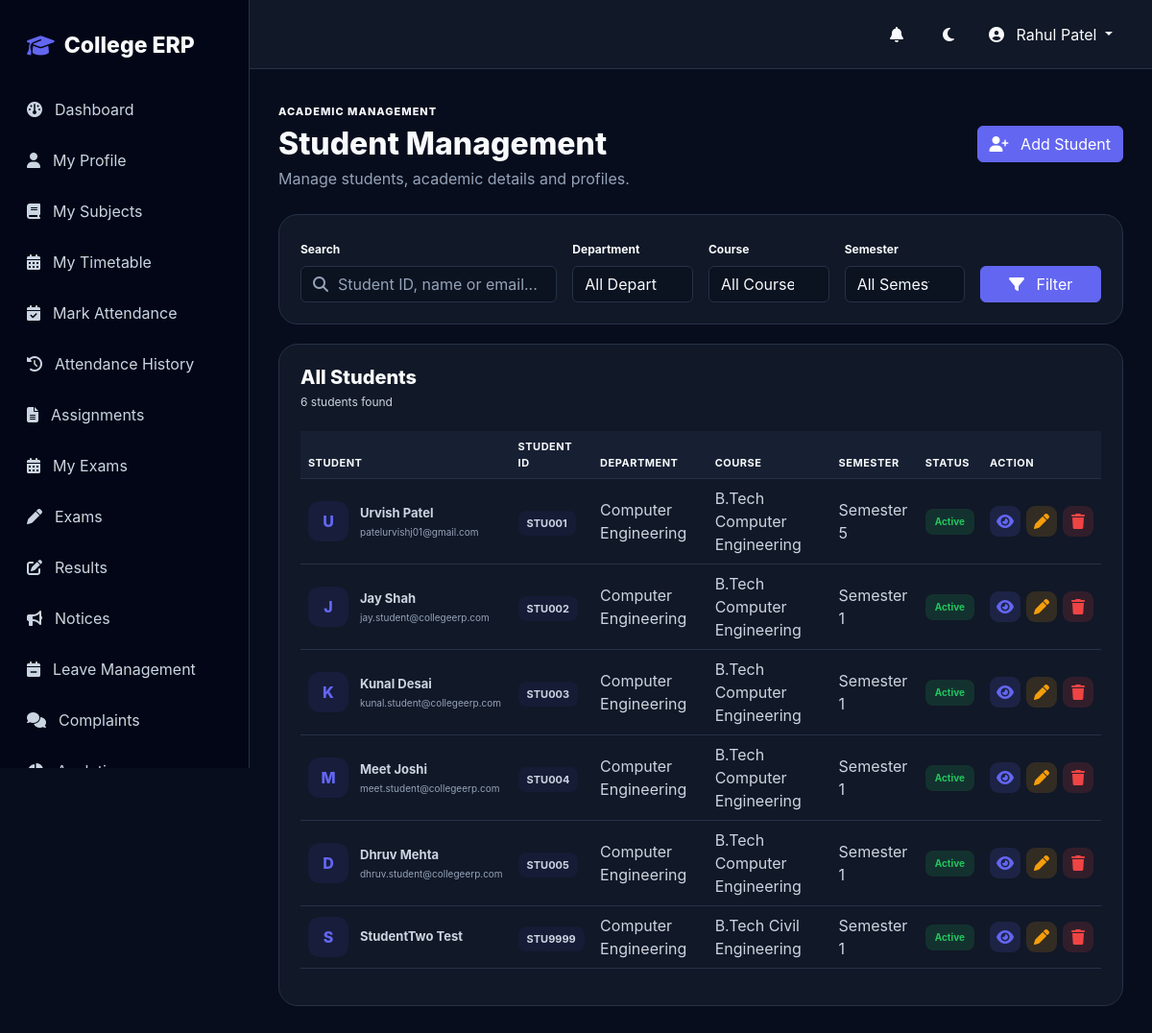
The app's page /students/ (signed in) with its own data.
### students/models.py (models this page shows, shortened)
class Student(models.Model):
    GENDER_CHOICES = [
        ("MALE", "Male"),
        ("FEMALE", "Female"),
        ("OTHER", "Other"),
    ]
    user = models.OneToOneField(
        User,
        on_delete=models.CASCADE,
        related_name="student_profile",
        blank=True,
        null=True,
    )
    student_id = models.CharField(
        max_length=30,
        unique=True
    )
    profile_photo = models.ImageField(
        upload_to="students/",
        blank=True,
        null=True
    )
    first_name = models.CharField(max_length=100)
    last_name = models.CharField(max_length=100)
    email = models.EmailField()
    phone = models.CharField(
        max_length=15,
        blank=True
    )
    date_of_birth = models.DateField(
        blank=True,
        null=True
    )
    gender = models.CharField(
        max_length=10,
        choices=GENDER_CHOICES,
        blank=True
    )
    address = models.TextField(
        blank=True
    )
    guardian_name = models.CharField(
        max_length=150,
        blank=True
    )
    guardian_phone = models.CharField(
        max_length=15,
        blank=True
    )
    department = models.ForeignKey(
        Department,
        on_delete=models.PROTECT,
        related_name="students"
    )
    course = models.ForeignKey(
        Course,
        on_delete=models.PROTECT,
        related_name="students"
    )
    semester = models.ForeignKey(
        Semester,
        on_delete=models.PROTECT,
        related_name="students"
    )
    academic_year = models.ForeignKey(
        AcademicYear,
        on_delete=models.PROTECT,
        related_name="students"
    )
    admission_date = models.DateField(
        auto_now_add=True
    )
    is_active = models.BooleanField(
        default=True
    )
    created_at = models.DateTimeField(
        auto_now_add=True
    )
    updated_at = models.DateTimeField(
        auto_now=True
    )
    class Meta:
        ordering = ["student_id"]
    @property
    def full_name(self):
        return f"{self.first_name} {self.last_name}".strip()

### academics/models.py (models this page shows, shortened)
class Department(models.Model):
    name = models.CharField(max_length=150)
    code = models.CharField(max_length=20, unique=True)
    description = models.TextField(blank=True)
    hod_name = models.CharField(max_length=150, blank=True)
    is_active = models.BooleanField(default=True)
    class Meta:
        ordering = ["name"]

class Course(models.Model):
    department = models.ForeignKey(
        Department,
        on_delete=models.CASCADE,
        related_name="courses"
    )
    name = models.CharField(max_length=150)
    code = models.CharField(max_length=30, unique=True)
    duration_years = models.PositiveIntegerField(default=4)
    description = models.TextField(blank=True)
    is_active = models.BooleanField(default=True)
    class Meta:
        ordering = ["name"]

class Semester(models.Model):
    name = models.CharField(max_length=50)
    number = models.PositiveIntegerField()
    is_active = models.BooleanField(default=False)
    class Meta:
        ordering = ["number"]

### students/views.py (the view, shortened to what this page needs)
@login_required
def student_list(request):
    role = get_user_role(request.user)
    if role not in ["ADMIN", "FACULTY"]:
        messages.error(
            request,
            "You are not authorized to view students."
        )
        return redirect("dashboard")
    students = Student.objects.select_related(
        "department",
        "course",
        "semester",
        "academic_year",
    ).all()
    search = request.GET.get(
        "search",
        ""
    ).strip()
    department = request.GET.get(
        "department",
        ""
    )
    course = request.GET.get(
        "course",
        ""
    )
    semester = request.GET.get(
        "semester",
        ""
    )
    if department:
        students = students.filter(
            department_id=department
        )
    if course:
        students = students.filter(
            course_id=course
        )
    if semester:
        students = students.filter(
            semester_id=semester
        )
    paginator = Paginator(
        students,
        10
    )
    page_number = request.GET.get(
        "page"
    )
    page_obj = paginator.get_page(
        page_number
    )
    context = {
        "students": page_obj,
        "student_only": False,
        "departments": Department.objects.filter(
            is_active=True
        ),
        "courses": Course.objects.filter(
            is_active=True
        ),
        "semesters": Semester.objects.all(),
        "search": search,
        "selected_department": department,
        "selected_course": course,
        "selected_semester": semester,
    }
    return render(
        request,
        "students/student_list.html",
        context
    )

### templates/students/student_list.html (shortened to what this page needs)
{% extends "base.html" %}
{% block content %}
<div class="page-header" data-aos="fade-down">
    <div>
        <span class="eyebrow">
            Academic Management
        </span>
        <h2>
            Student Management
        </h2>
        <p>
            Manage students, academic details and profiles.
        </p>
    </div>
    <a
        href="{% url 'student_create' %}"
        class="btn btn-primary"
    >
        <i class="fa-solid fa-user-plus me-2"></i>
        Add Student
    </a>
</div>
<div
    class="filter-card"
    data-aos="fade-up"
>
    <form
        method="GET"
        class="row g-3"
    >
        <div class="col-lg-4">
            <label class="form-label">
                Search
            </label>
            <div class="search-box">
                <i class="fa-solid fa-magnifying-glass"></i>
                <input
                    type="text"
                    name="search"
                    value="{{ search }}"
                    class="form-control"
                    placeholder="Student ID, name or email..."
                >
            </div>
        </div>
        <div class="col-lg-2">
            <label class="form-label">
                Department
            </label>
            <select
                name="department"
                class="form-select"
            >
                <option value="">
                    All Departments
                </option>
            </select>
        </div>
        <div class="col-lg-2">
            <label class="form-label">
                Course
            </label>
            <select
                name="course"
                class="form-select"
            >
                <option value="">
                    All Courses
                </option>
            </select>
        </div>
        <div class="col-lg-2">
            <label class="form-label">
                Semester
            </label>
            <select
                name="semester"
                class="form-select"
            >
                <option value="">
                    All Semesters
                </option>
            </select>
        </div>
        <div class="col-lg-2 d-flex align-items-end">
            <button
                type="submit"
                class="btn btn-primary w-100"
            >
                <i class="fa-solid fa-filter me-2"></i>
                Filter
            </button>
        </div>
    </form>
</div>
<div
    class="student-card"
    data-aos="fade-up"
>
    <div class="card-header-custom">
        <div>
            <h5>
                All Students
            </h5>
            <span>
                {{ students|length }} students found
            </span>
        </div>
    </div>
    <div class="table-responsive">
        <table class="table student-table align-middle">
            <thead>
                <tr>
                    <th>
                        Student
                    </th>
                    <th>
                        Student ID
                    </th>
                    <th>
                        Department
                    </th>
                    <th>
                        Course
                    </th>
                    <th>
                        Semester
                    </th>
                    <th>
                        Status
                    </th>
                    <th>
                        Action
                    </th>
                </tr>
            </thead>
            <tbody>
                {% for student in students %}
                <tr>
                    <td>
                        <div class="student-info">
                            {% if student.profile_photo %}
                                <img
                                    src="{{ student.profile_photo.url }}"
                                    class="student-avatar"
                                >
                            {% else %}
                                <div class="student-avatar initials">
                                    {{ student.first_name|first|upper }}
                                </div>
                            {% endif %}
                            <div>
                                <strong>
                                    {{ student.full_name }}
                                </strong>
                                <small>
                                    {{ student.email }}
                                </small>
                            </div>
                        </div>
                    </td>
                    <td>
                        <span class="student-id">
                            {{ student.student_id }}
                        </span>
                    </td>
                    <td>
                        {{ student.department.name }}
                    </td>
                    <td>
                        {{ student.course.name }}
                    </td>
                    <td>
                        {{ student.semester.name }}
                    </td>
                    <td>
                        {% if student.is_active %}
                            <span class="status active">
                                Active
                            </span>
                        {% else %}
                            <span class="status inactive">
                                Inactive
                            </span>
                        {% endif %}
                    </td>
                    <td>
                        <div class="action-buttons">
                            <a
                                href="{% url 'student_detail' student.pk %}"
                                class="action-btn view"
                                title="View"
                            >
                                <i class="fa-solid fa-eye"></i>
                            </a>
                            <a
                                href="{% url 'student_update' student.pk %}"
                                class="action-btn edit"
                                title="Edit"
                            >
                                <i class="fa-solid fa-pen"></i>
                            </a>
                            <a
                                href="{% url 'student_delete' student.pk %}"
                                class="action-btn delete"
                                title="Delete"
                            >
                                <i class="fa-solid fa-trash"></i>
                            </a>
                        </div>
                    </td>
                </tr>
                {% endfor %}
            </tbody>
        </table>
    </div>
</div>
{% endblock %}

### templates/base.html (shortened to what this page needs)
{% load static %}
<!DOCTYPE html>
<html lang="en">
<head>
    <link
        href="https://cdn.jsdelivr.net/npm/bootstrap@5.3.3/dist/css/bootstrap.min.css"
        rel="stylesheet"
    >
    <link
        href="https://cdnjs.cloudflare.com/ajax/libs/font-awesome/6.7.2/css/all.min.css"
        rel="stylesheet"
    >
    <link
        href="https://unpkg.com/aos@2.3.4/dist/aos.css"
        rel="stylesheet"
    >
</head>
<body>
    {% if user.is_authenticated %}
        {% include "components/sidebar.html" %}
        <main class="main">
            <nav class="navbar-custom">
                <div class="d-flex align-items-center gap-2">
                    <a
                        href="{% url 'notification_list' %}"
                        class="theme-btn position-relative me-1"
                        title="Notifications"
                        style="text-decoration: none; display: inline-flex; align-items: center; justify-content: center;"
                    >
                        <i class="fa-solid fa-bell"></i>
                    </a>
                    <button
                        class="theme-btn"
                        id="themeToggle"
                        title="Toggle theme"
                    >
                        <i class="fa-solid fa-moon"></i>
                    </button>
                    <div class="dropdown">
                        <button
                            class="btn dropdown-toggle"
                            data-bs-toggle="dropdown"
                            style="color: var(--text);"
                        >
                            <i class="fa-solid fa-circle-user me-2"></i>
                            {{ user.get_full_name|default:user.username }}
                        </button>
                    </div>
                </div>
            </nav>
            <section class="content">
                {% block content %}{% endblock %}
            </section>
        </main>
    {% else %}
        {% block auth_content %}{% endblock %}
    {% endif %}
</body>
</html>

### records on screen
Student: first_name|first "U", full_name "Urvish Patel", email "patelurvishj01@gmail.com", student_id "STU001", department.name "Computer Engineering", course.name "B.Tech Computer Engineering", semester.name "Semester 5", is_active "Active"
Student: first_name|first "J", full_name "Jay Shah", email "jay.student@collegeerp.com", student_id "STU002", department.name "Computer Engineering", course.name "B.Tech Computer Engineering", semester.name "Semester 1", is_active "Active"
Student: first_name|first "K", full_name "Kunal Desai", email "kunal.student@collegeerp.com", student_id "STU003", department.name "Computer Engineering", course.name "B.Tech Computer Engineering", semester.name "Semester 1", is_active "Active"
Student: first_name|first "M", full_name "Meet Joshi", email "meet.student@collegeerp.com", student_id "STU004", department.name "Computer Engineering", course.name "B.Tech Computer Engineering", semester.name "Semester 1", is_active "Active"
Student: first_name|first "D", full_name "Dhruv Mehta", email "dhruv.student@collegeerp.com", student_id "STU005", department.name "Computer Engineering", course.name "B.Tech Computer Engineering", semester.name "Semester 1", is_active "Active"
Student: first_name|first "S", full_name "StudentTwo Test", student_id "STU9999", department.name "Computer Engineering", course.name "B.Tech Civil Engineering", semester.name "Semester 1", is_active "Active"

### other values on screen
{{ user.get_full_name|default:user.username }} "Rahul Patel"
{{ students|length }} "6"
